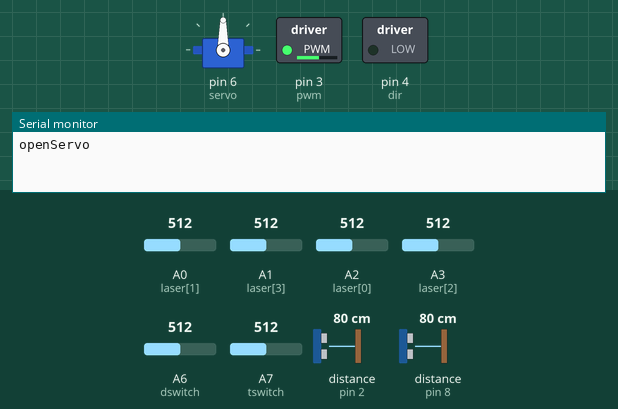
This sketch was run on a simulated Arduino Mega 2560, built with avr-gcc and run on an emulated ATmega2560. Parts: servo, switched loads named in the sketch (green lamp = pin HIGH), the last lines printed to the serial monitor. The test bench sets the inputs (shaded band); at power-on: distance to the obstacle (sensors on pin 2, pin 8) 80 cm, A0 (laser[1]) = 512, A1 (laser[3]) = 512, A2 (laser[0]) = 512, A3 (laser[2]) = 512, A6 (dswitch) = 512, A7 (tswitch) = 512. The echo pulse lasts 58.3 µs per cm; no radio packets arrive unless stated.

Above: at 0.1 s.
At 1.1 s:
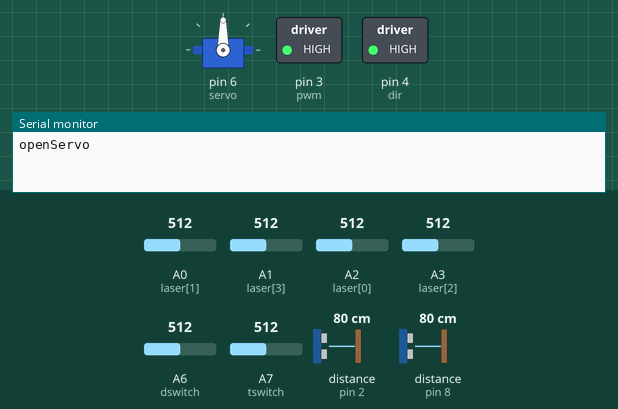
At 5.2 s:
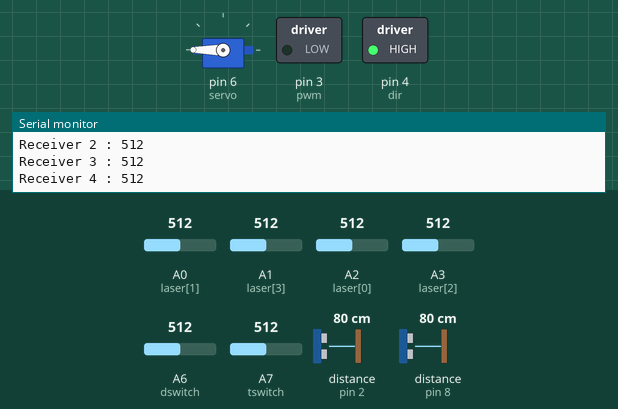
5.3 s: distance to the obstacle (sensor on pin 2) set to 2 cm
Timing chart, 0 to 8.3 s (numbered marks = the images above; inputs shaded):
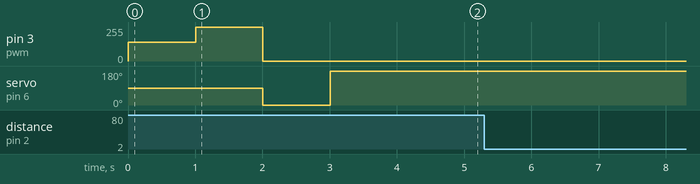

The sketch:

checks.ino
```cpp
/*
  Writes to :-
 Up-Down motor
 Down Servo

 Reads from :-
 Up-Down switches
 Laser Receiver
 Up ultrasonic sensor
 Down ultrasonic sensor

 Talks with :-
 Rasberry PI
 RF Module
 */

// libraries
#include <NewPing.h>
#include <Servo.h>
#include <SPI.h>
#include <nRF24L01.h>
#include <RF24.h>

// constants
const byte address[6] = "00001";
boolean received = true, downValue = false; // down-going value here true=HIGH false=LOW
Servo myservo;
Servo smallServo;
#define MAX_DISTANCE 200               // Maximum distance (in cm) to ping.
#define SONAR_NUM 2                    // Number of sensors.
#define PINGDELAY 30

// pins
int dswitch = A6, tswitch = A7;        // up-down switch
int dir = 4, pwm = 3;                  // up-down motor
int laser[]={ A2 ,A0 ,A3 ,A1 };                                                // Receiver input
int servo = 6, servo2 = 5;                      // Servo pins
RF24 radio(10, 9);                     // CE, CSN
NewPing sonar[SONAR_NUM] = {           // Sensor object array.
  NewPing(7, 8, MAX_DISTANCE),         // Each sensor's trigger pin, echo pin, and max distance to ping.
  NewPing(5, 2, MAX_DISTANCE),
};

// variables
const int s1 = 200, s2 = 55, s3 = -20, s4 = 150, s5 = 90, sms1 = 35, sms2 = 120, sp = 50, acc = 0; // Servo variables
int count = 0, tCount = 10, dl = 270;  // Count and releasing delay
int d0 = 15, d1 = 15;                  // Ultrasonic distances
int upSpeed = 255, downSpeed = 140;    // motor speed
boolean state = false;
int maxi[]={0,0,0};
int mini[]={1000,1000,1000};

void setup()
{
// define pins
  pinMode(dir,OUTPUT);
  pinMode(pwm,OUTPUT);
  pinMode(dswitch,INPUT_PULLUP);
  pinMode(tswitch,INPUT_PULLUP);

// Initialize
  Serial.begin(9600);

  radio.begin();  radio.openWritingPipe(address);
  radio.setPALevel(RF24_PA_MIN);
  radio.stopListening();

  myservo.attach(servo);

// initial calls
  openServo();

  digitalWrite(dir,downValue);
  analogWrite(pwm,downSpeed);
  delay(1000);
  digitalWrite(dir,!downValue);
  analogWrite(pwm,upSpeed);
  delay(1000);
  analogWrite(pwm,0);
  myservo.write(0);
  delay(1000);
  myservo.write(180);
  delay(1000);
}

void openServo()
{
  Serial.println("openServo");
  const char text = 'o';
  radio.write(&text, sizeof(text));
}

void loop()
{
    Serial.print("Receiver 1 : ");
    Serial.println(analogRead(laser[0]));
    Serial.print("Receiver 2 : ");
    Serial.println(analogRead(laser[1]));
    Serial.print("Receiver 3 : ");
    Serial.println(analogRead(laser[2]));
    Serial.print("Receiver 4 : ");
    Serial.println(analogRead(laser[3]));
    Serial.print("Up Switch : ");
    Serial.println(analogRead(tswitch));
    Serial.print("Down Switch : ");
    Serial.println(analogRead(dswitch));
    Serial.print("Up Sonic : ");
    Serial.println(sonar[0].ping_cm());
    delay(PINGDELAY);
    Serial.print("Down Sonic : ");
    Serial.println(sonar[1].ping_cm());
    Serial.println();
    delay(PINGDELAY);
//    Serial.print("A0 : ");
//    Serial.println(analogRead(A0));
//    Serial.print("A1 : ");
//    Serial.println(analogRead(A1));
//    Serial.print("A2 : ");
//    Serial.println(analogRead(A2));
//    Serial.print("A3 : ");
//    Serial.println(analogRead(A3));
//    Serial.print("A4 : ");
//    Serial.println(analogRead(A4));
//    Serial.print("A5 : ");
//    Serial.println(analogRead(A5));
//    Serial.print("A6 : ");
//    Serial.println(analogRead(A6));
//    Serial.print("A7 : ");
//    Serial.println(analogRead(A7));
//    Serial.println();
    delay(1000);
}
```
